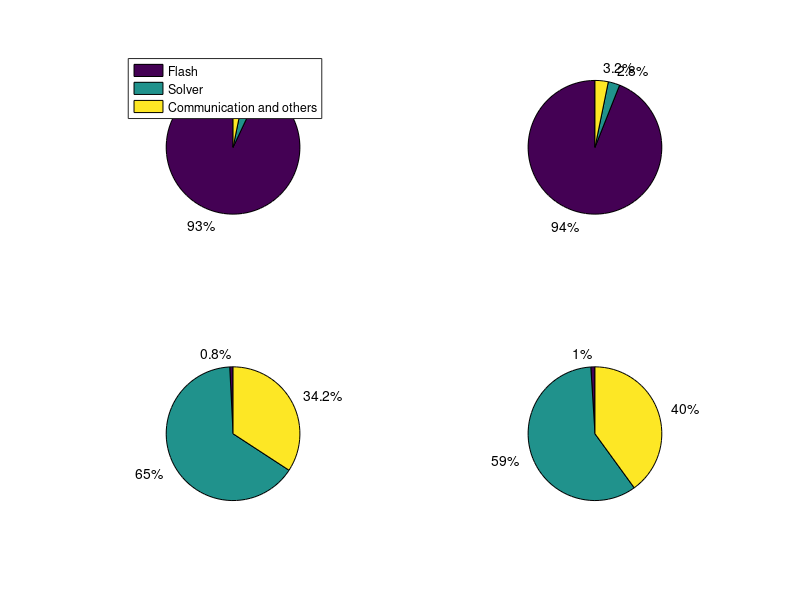

The MATLAB script that drew this image:
subplot(2,2,1);
percentages = [0.93 0.038 0.032];  
categories = {'93%','3.8%','3.2%'}; 
pie(gca,percentages,categories); 
legend('Flash','Solver','Communication and others');

% subplot(2,8,2);
% percentages = [0.89 0.074 0.036];  
% categories = {'89%','7.4%','3.6%'}; 
% pie(gca,percentages,categories); 
% 
% subplot(2,8,3);
% percentages = [0.81 0.15 0.04];  
% categories = {'81%','15%','4%'}; 
% pie(gca,percentages,categories); 
% 
% subplot(2,8,4);
% percentages = [0.65 0.28 0.07];  
% categories = {'65%','28%','7%'}; 
% pie(gca,percentages,categories); 

subplot(2,2,2);
percentages = [0.94 0.028 0.032];  
categories = {'94%','2.8%','3.2%'}; 
pie(gca,percentages,categories); 

% subplot(2,8,6);
% percentages = [0.91 0.054 0.036];  
% categories = {'91%','5.4%','3.6%'}; 
% pie(gca,percentages,categories); 
% 
% subplot(2,8,7);
% percentages = [0.85 0.107 0.043];  
% categories = {'85%','10.7%','4.3%'}; 
% pie(gca,percentages,categories); 
% 
% subplot(2,8,8);
% percentages = [0.71 0.22 0.07];  
% categories = {'71%','22%','7%'}; 
% pie(gca,percentages,categories); 

subplot(2,2,3);
percentages = [0.008 0.65 0.342];  
categories = {'0.8%','65%','34.2%'}; 
pie(gca,percentages,categories); 

% subplot(2,8,10);
% percentages = [0.005 0.75 0.245];  
% categories = {'0.5%','75%','24.5%'}; 
% pie(gca,percentages,categories);
% 
% subplot(2,8,11);
% percentages = [0.002 0.81 0.188];  
% categories = {'0.2%','81%','18.8%'}; 
% pie(gca,percentages,categories);
% 
% subplot(2,8,12);
% percentages = [0.001 0.83 0.169];  
% categories = {'0.1%','83%','16.9%'}; 
% pie(gca,percentages,categories);

subplot(2,2,4);
percentages = [0.01 0.59 0.4];  
categories = {'1%','59%','40%'}; 
pie(gca,percentages,categories);

% subplot(2,8,14);
% percentages = [0.006 0.68 0.314];  
% categories = {'0.6%','68%','31.4%'}; 
% pie(gca,percentages,categories);
% 
% subplot(2,8,15);
% percentages = [0.003 0.76 0.237];  
% categories = {'0.3%','76%','23.7%'}; 
% pie(gca,percentages,categories);
% 
% subplot(2,8,16);
% percentages = [0.001 0.80 0.199];  
% categories = {'0.1%','80%','19.9%'}; 
% pie(gca,percentages,categories);
